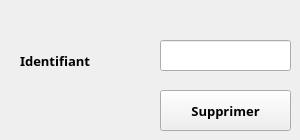
         <widget class="QWidget" name="tab_3">
          <attribute name="title">
           <string>supprimer un produit</string>
          </attribute>
          <widget class="QLabel" name="label_4produit">
           <property name="geometry">
            <rect>
             <x>20</x>
             <y>50</y>
             <width>101</width>
             <height>21</height>
            </rect>
           </property>
           <property name="font">
            <font>
             <family>Lucida Bright</family>
             <pointsize>10</pointsize>
             <weight>75</weight>
             <bold>true</bold>
            </font>
           </property>
           <property name="text">
            <string>Identifiant</string>
           </property>
          </widget>
          <widget class="QPushButton" name="pb_supprimerproduit">
           <property name="geometry">
            <rect>
             <x>160</x>
             <y>90</y>
             <width>131</width>
             <height>41</height>
            </rect>
           </property>
           <property name="font">
            <font>
             <family>Lucida Bright</family>
             <pointsize>10</pointsize>
             <weight>75</weight>
             <bold>true</bold>
            </font>
           </property>
           <property name="text">
            <string>Supprimer</string>
           </property>
          </widget>
          <widget class="QLineEdit" name="le_id_suppproduit">
           <property name="geometry">
            <rect>
             <x>160</x>
             <y>40</y>
             <width>131</width>
             <height>31</height>
            </rect>
           </property>
           <property name="font">
            <font>
             <family>Lucida Bright</family>
             <pointsize>10</pointsize>
             <weight>75</weight>
             <bold>true</bold>
            </font>
           </property>
          </widget>
         </widget>
